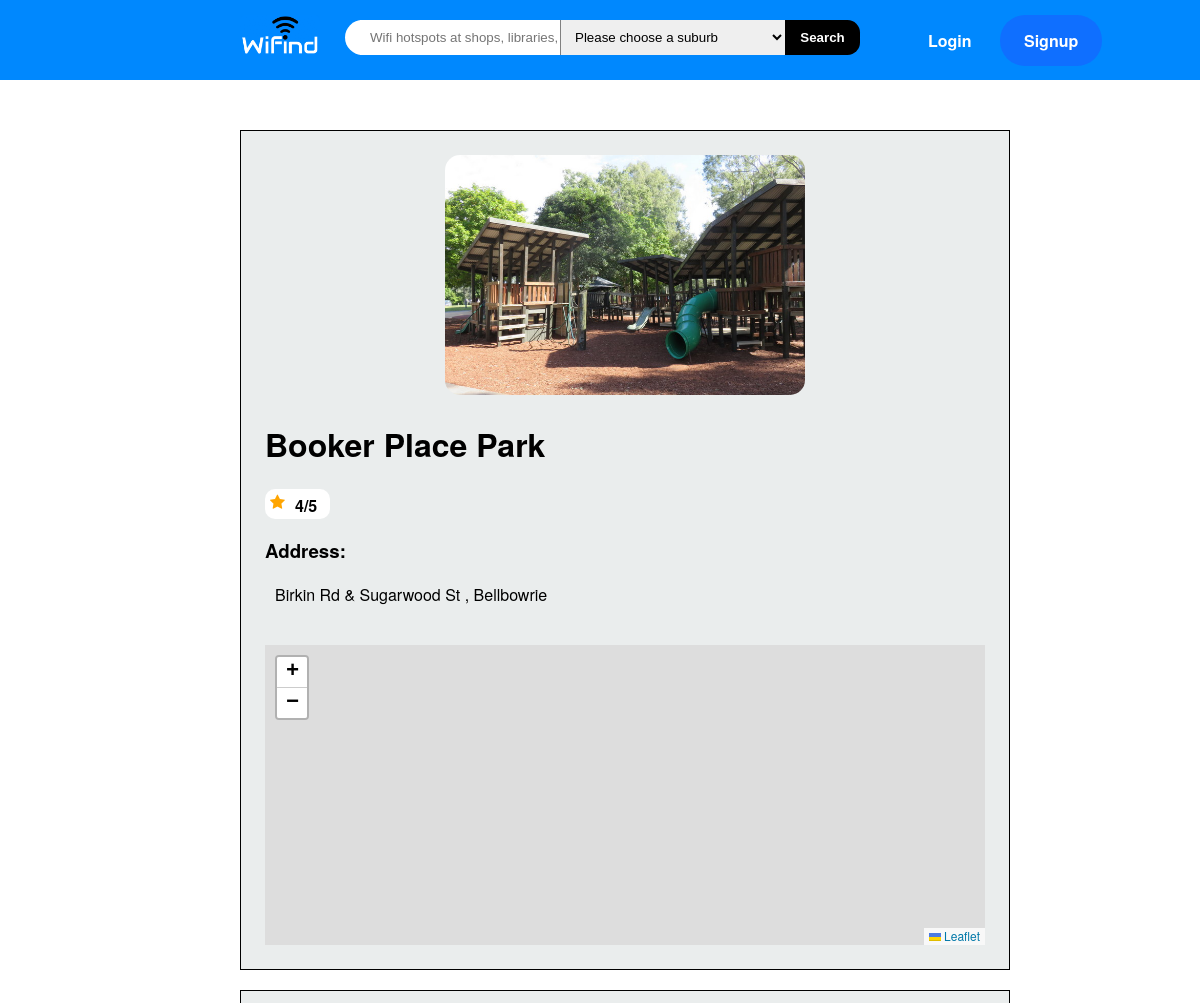
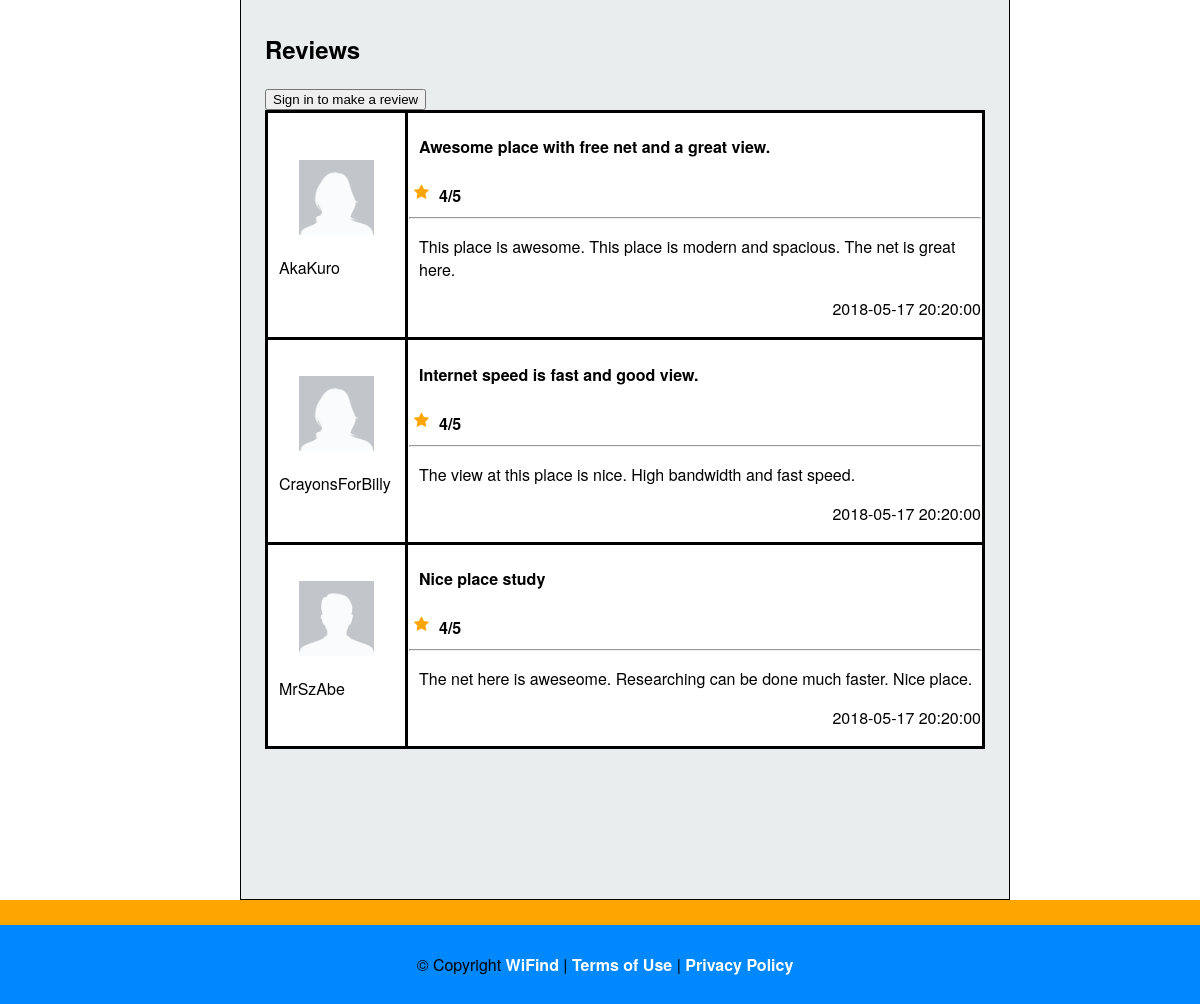
The app's page /review.php?name=Booker Place Park with its own data (2 pictures, top to bottom).
### tables this page shows
CREATE TABLE `locations` (
  `locationID` int(11) NOT NULL,
  `name` varchar(255) NOT NULL,
  `address` varchar(255) NOT NULL,
  `suburb` varchar(64) NOT NULL,
  `latitude` decimal(20,8) NOT NULL,
  `longitude` decimal(20,7) NOT NULL,
  `rating` int(1) NOT NULL DEFAULT '0' COMMENT '(0-5)',
  `image` varchar(64) NOT NULL DEFAULT '.jpg'
);

CREATE TABLE `reviews` (
  `reviewID` int(11) NOT NULL,
  `userID` int(11) NOT NULL,
  `locationID` int(11) NOT NULL,
  `title` varchar(64) NOT NULL,
  `comment` varchar(535) NOT NULL,
  `reviewRating` int(1) NOT NULL,
  `date` datetime NOT NULL DEFAULT CURRENT_TIMESTAMP
);

CREATE TABLE `users` (
  `userID` int(11) NOT NULL,
  `username` varchar(64) NOT NULL,
  `email` varchar(64) NOT NULL,
  `password` varchar(64) NOT NULL,
  `gender` tinyint(2) DEFAULT NULL COMMENT '0 = male, 1 = female',
  `profileImage` text NOT NULL
);

### review.php (the view, shortened to what this page needs)
<!DOCTYPE html>
<html>
<head>
	<?php include 'includes/head.php';?>
	<link rel="stylesheet" href="https://unpkg.com/leaflet@1.3.1/dist/leaflet.css"
/>
</head>
<body onload='showMapReview()' itemscope itemtype="http://schema.org/Review">
<div id="main-container">
	<?php include 'includes/nav.php'; ?>
	<?php
		$servername = "localhost";
		$dbname = "n9934731";
		$username = "root";
		$password = "";
		$pdo_conn = new PDO("mysql:host=$servername;dbname=$dbname", $username, $password);
		$name = $_GET["name"];
		$query = "SELECT  locations.locationID, locations.name, locations.address, locations.suburb, locations.latitude, locations.longitude, locations.rating, locations.image FROM locations WHERE locations.name = '$name';";
		$pdo_statement = $pdo_conn->prepare($query);
		$pdo_statement->execute();
		$result = $pdo_statement->fetchAll();
		if(!empty($result)) {
				foreach($result as $row) {
		?>
		<div class='individualPageInfo'>
			<div class='innerInfo'>
				<img itemprop="image" id="placeImage" src="./images/<?php echo $row['image']?>" alt="image of location"/>
				<div itemprop="itemReviewed" itemscope itemtype="http://schema.org/Thing">
					<h1 itemprop="name"><?php echo $row['name'] ?></h1>
				</div>
				<div id='ratingReview' class='rating'>
					<label><?php echo $row['rating'] ?>/5</label>
					<span class='fa fa-star checked'></span>
				</div>
				<div id='individualInfo'>
					<h3>Address:</h3>
					<p id='address'><?php echo $row['address']. ', '. $row['suburb'] ?></p>
					<br/>
					<div itemscope itemtype="http://schema.org/Place">
						<div itemprop="geo" itemscope itemtype="http://schema.org/GeoCoordinates">
							<div id='mapReview'></div>
						</div>
					</div>
				</div>
			</div>
		</div>
		<?php $location = $row['locationID'];
		}
		}
		?>
		<div class='individualPageInfo2'>
			<div class='innerInfo2'>
				<h2>Reviews</h2>
				<div id='reviewTable'>
					<table>
					<?php
					if(isset($_SESSION['user_session'])) {
					?>
					<form id='review_reviewpage' method='post' action='review.php?name=<?php echo $_GET['name'] ?>'>
							<tr>
								<td>
									<img id='profile' src='./images/<?php echo $userRow['profileImage'] ?>' alt='profile picture'>
									<p><?php echo $userRow['username'] ?></p>
								</td>
							<td>
									<textarea name='titleReview' rows='1' cols='100' placeholder='Title here.'></textarea>
									<textarea name='commentReview' rows='10' cols='100' placeholder='Please write your review here.'></textarea>
									<div id='ratingReview' class='rating'>
									<label>Select a rating:</label>
									<select name='reviewRating'>
										<option value='0'>0/5</option>
										<option value='1'>1/5</option>
										<option value='2'>2/5</option>
										<option value='3'>3/5</option>
										<option value='4'>4/5</option>
										<option value='5'>5/5</option>
									</select>
									<span class='fa fa-star checked'></span>
									</div>
									<input id='submitReview' action="review.php" type='submit' name='submitReview' value='Submit Review' method='post'>
								</form>
								<?php
									if(isset($_POST['submitReview']))
									{
										$query = "INSERT INTO reviews (userID, locationID, title, comment, reviewRating) VALUES (:userID, :location, :title, :comment, :rating)";
										$pdo_statement = $pdo_conn->prepare($query);
										$pdo_statement ->bindParam(':userID', $userID);
										$pdo_statement ->bindParam(':location', $location);
										$pdo_statement ->bindParam(':title', $title);
										$pdo_statement ->bindParam(':comment', $comment);
										$pdo_statement ->bindParam(':rating', $rating);
										$userID = $userRow['userID'];
										$title = htmlspecialchars($_POST['titleReview'], ENT_QUOTES, 'UTF-8');
										$comment = htmlspecialchars($_POST['commentReview'], ENT_QUOTES, 'UTF-8');
										$rating = $_POST['reviewRating'];
										$pdo_statement->execute();
									}
					}
					else {
					?>
					<input id='review' type='button' name='signIn' class='button_active' onclick="location.href='login.php';" value='Sign in to make a review' />
					<?php
					}
					$query = "SELECT title, comment, username, profileImage, reviewRating, date FROM reviews, users Where reviews.locationID = $location AND reviews.userID = users.userID";
					$pdo_statement = $pdo_conn->prepare($query);
					$pdo_statement->execute();
					$result = $pdo_statement->fetchAll();
					if(!empty($result)) {
						foreach($result as $row) {
					?>
								<tr>
									<td>
										<img id='profile' src='./images/<?php echo $row['profileImage'] ?>' alt='profile picture'>
										<div itemprop="author" itemscope="" itemtype="http://schema.org/Person">
											<p itemprop="name"><?php echo $row['username'] ?></p>
										</div>
									</td>
									<td>
										<h4><?php echo $row['title'] ?></h4>
										<div itemprop="reviewRating" itemscope="" itemtype="http://schema.org/Rating">
											<div id='ratingReview' class='rating'>
											<label itemprop="ratingValue"><?php echo $row['reviewRating'] ?>/5</label>
											<span class='fa fa-star checked'></span>
											</div>
											<hr>
											<p itemprop="description"><?php echo $row['comment'] ?></p>
										</div>
										<p id='posted' itemprop="datePublished"><?php echo $row['date'] ?></p>
									</td>
								</tr>
							<?php
							}
						}
						?>
					</table>
				</div>
			</div>
		</div>
	<?php
	include 'includes/footer.php';
	?>
</div>
</body>
</html>

### wifind.css (style rules this page uses)
html, body { margin: 0; padding: 0; height:100%; font-family: Helvetica Neue,Helvetica,Arial,sans-serif; background-color: white; }
#main-container { min-height: 100%; position: relative; }
.rating { width: 220px; padding-right: 5px; }
.rating span { float: right; position: relative; }
.individualPageInfo { width: 60%; margin-left: 20%; padding: 2%; text-align: left; border: 1px solid black; margin-top: 50px; background-color: #EAEDED; }
.individualPageInfo2 { width: 60%; margin-left: 20%; padding: 2%; text-align: left; margin-top: 20px; padding-bottom: 150px; border: 1px solid black; background-color: #EAEDED; }
#placeImage { height: 50%; width: 50%; margin-left: 25%; border-radius: 15px; }
#mapReview { width: 100%; height: 300px; display:block; top:0; left:0; position: relative; outline: medium none; }
#reviewTable td { background-color: white; border: 3px solid black; }
#reviewTable table { border-collapse: collapse; }
#reviewTable h4, p { padding-left: 10px; }
#profile { width: 75px; height: 75px; padding-left: 30px; padding-top: 5px; padding-right: 30px; border-radius: 10px; }
#posted { text-align: right; }
#ratingReview { font-weight: bold; border-style: solid; border-width: 5px; border-radius: 10px; border-color: white; color: black; background-color: white; width: 50px; height: 20px; }
#ratingReview span { width: 25px; height: 25px; float: left; }
#ratingReview span.checked { color: orange; }

### records on screen
locations: image (picture), name "Booker Place Park", rating "4", address "Birkin Rd & Sugarwood St", suburb "Bellbowrie"
reviews: userID.profileImage (picture), userID.username "AkaKuro", title "Awesome place with free net and a great view.", reviewRating "4", comment "This place is awesome. This place is modern and spacious. The net is great here.", date "2018-05-17 20:20:00"
reviews: userID.profileImage (picture), userID.username "CrayonsForBilly", title "Internet speed is fast and good view.", reviewRating "4", comment "The view at this place is nice. High bandwidth and fast speed.", date "2018-05-17 20:20:00"
reviews: userID.profileImage (picture), userID.username "MrSzAbe", title "Nice place study", reviewRating "4", comment "The net here is aweseome. Researching can be done much faster. Nice place.", date "2018-05-17 20:20:00"
